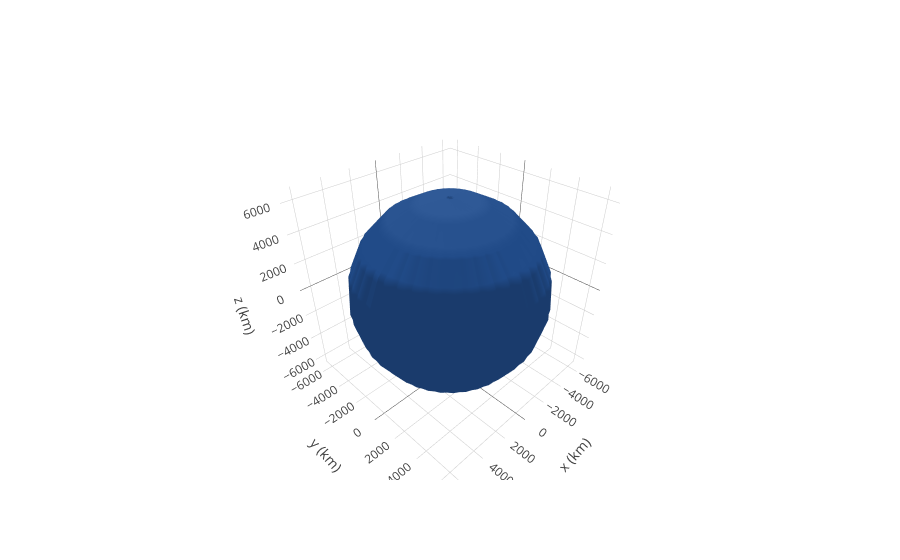

Notebook code cell kept with this figure:
### Code cell
frame = OrbitPlotter3D()

frame.set_attractor(Earth)

frame.show()

### Figure 1 — Plotly figure (JSON) as saved in the notebook; plotly's stock layout.template omitted (floating-point values rounded to 4 significant figures; data arrays with more than 128 entries replaced by an {"elided": "..."} marker saying what was removed)
{"data": [{"cauto": false, "cmax": 1.5, "cmin": 0.5, "colorscale": [[0, "#204a87"], [1, "#204a87"]], "name": "Earth", "showscale": false, "type": "surface", "uid": "f9450450-81fb-11e8-8dca-74dfbf8af6d7", "x": {"elided": "20x20 float values"}, "y": {"elided": "20x20 float values"}, "z": {"elided": "20x20 float values"}}], "layout": {"autosize": true, "scene": {"aspectmode": "data", "aspectratio": {"x": 1.002, "y": 0.9989, "z": 0.9989}, "xaxis": {"title": "x (km)"}, "yaxis": {"title": "y (km)"}, "zaxis": {"title": "z (km)"}}}}
